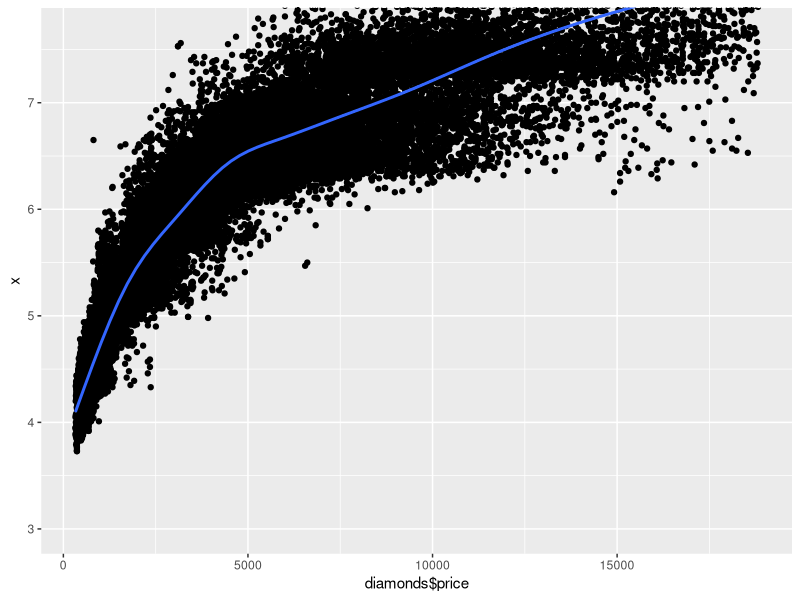
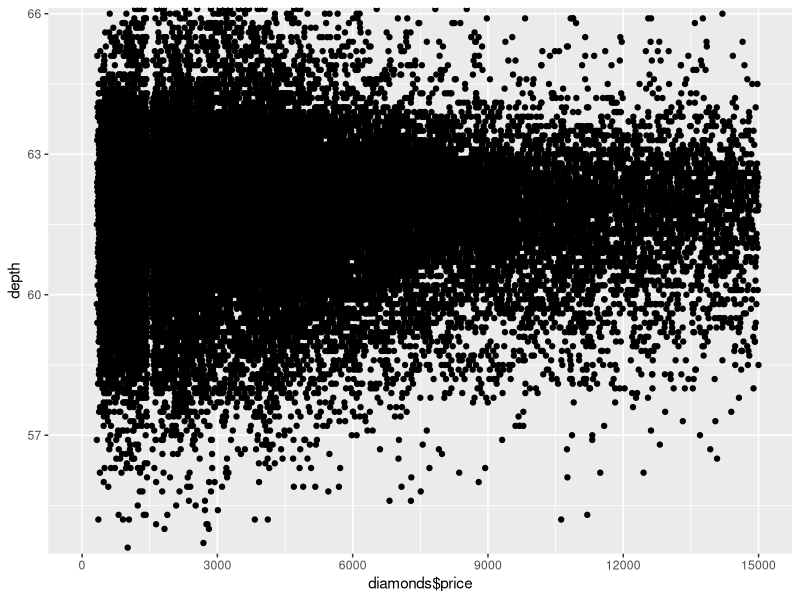
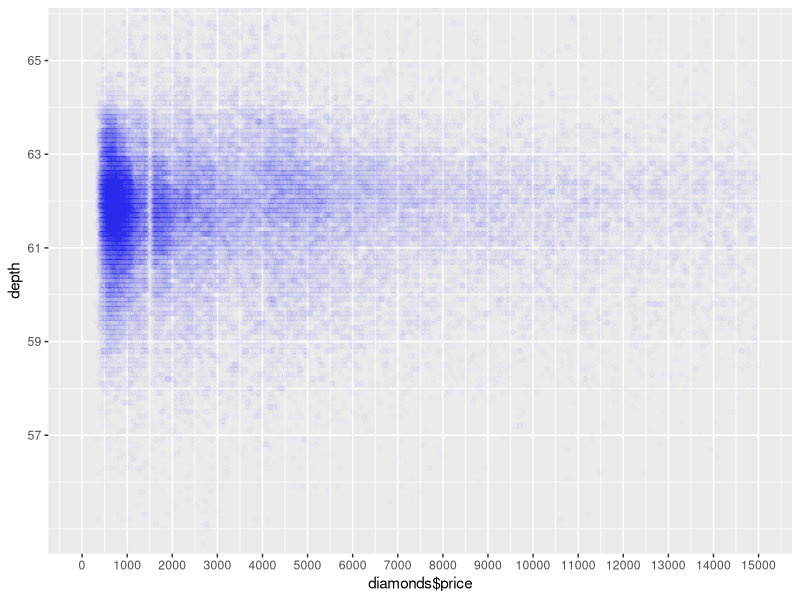
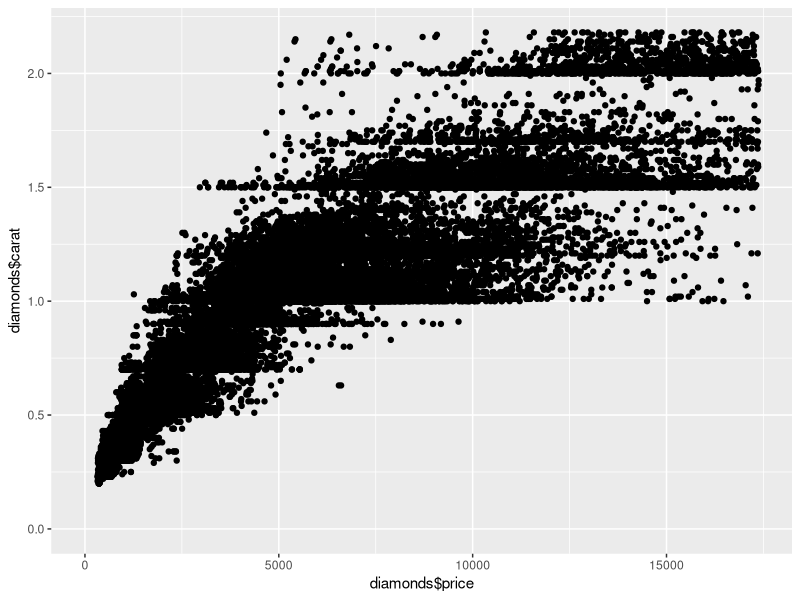
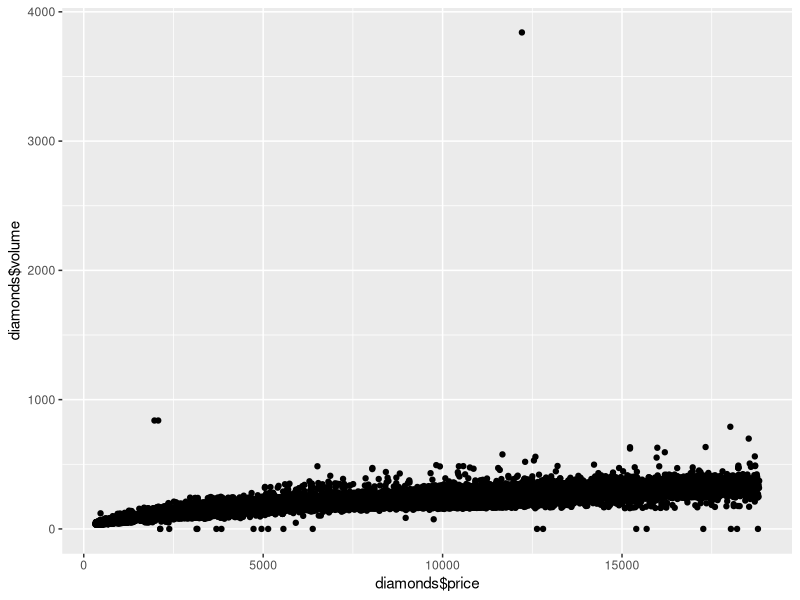
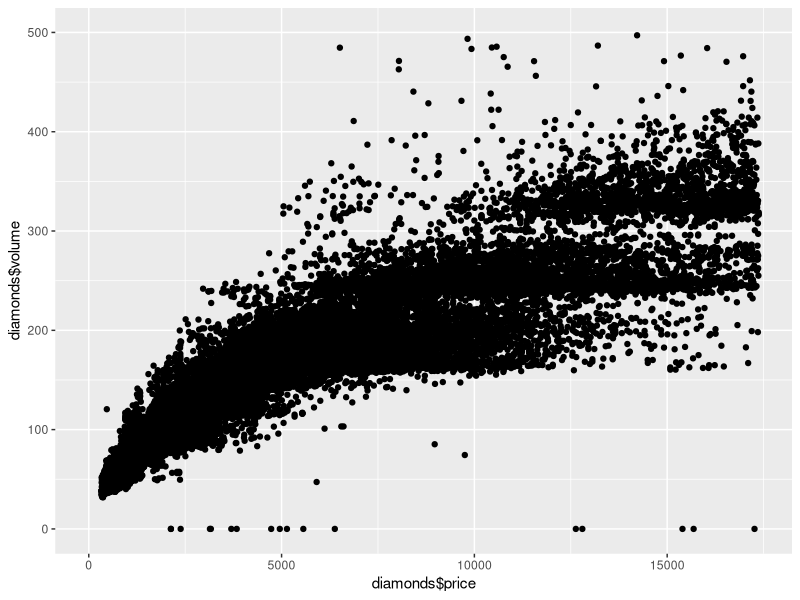

Write R code to recreate these figures, in order. (Note: this script raises an error after producing the figures.)
library(ggplot2)
library(plyr)
detach("package:plyr", unload=TRUE)
library(dplyr)
data(diamonds)

#Creating new volumnes varibale in diamonds
diamonds$volume = diamonds$x*diamonds$y*diamonds$z

ggplot(data= diamonds, aes(x= diamonds$price, y= x))+
  geom_point()+
  coord_cartesian(ylim= c(3,quantile(diamonds$x,0.95)))+
  geom_smooth()


#correlation x,y,z

cor.test(diamonds$price,diamonds$x)
cor.test(diamonds$price,diamonds$y)
cor.test(diamonds$price,diamonds$z)

#Diamond price vs depth
ggplot(data= diamonds, aes(x= diamonds$price, y= depth))+
  geom_point()+
  coord_cartesian(ylim= c(55,quantile(diamonds$depth,0.99)))+
  scale_x_continuous(breaks = seq(0,15000,3000), limits = c(0,15000))

#Diamond price vs depth at alpha = 1/100 or 0.01
ggplot(data= diamonds, aes(x= diamonds$price, y= depth))+
  geom_point(alpha = 0.01, color= 'blue')+
  coord_cartesian(ylim= c(55,quantile(diamonds$depth,0.99)))+
  scale_y_continuous(breaks = seq(57,67,2))+
  scale_x_continuous(breaks = seq(0,15000,1000), limits = c(0,15000))

#Correlation between depth and price
cor.test(diamonds$price,diamonds$depth)

#Diamond price vs carat
ggplot(data= diamonds, aes(x= diamonds$price, y= diamonds$carat))+
  geom_point()+
  scale_y_continuous(limits = c(0,quantile(diamonds$carat,0.99)))+
  scale_x_continuous(limits = c(0,quantile(diamonds$price,0.99)))

#Diamond price vs volume
ggplot(data= diamonds, aes(x= diamonds$price, y= diamonds$volume))+
  geom_point()

#Diamond price vs volume with limits
ggplot(data= diamonds, aes(x= diamonds$price, y= diamonds$volume))+
  geom_point()+
  scale_x_continuous(limits = c(0,quantile(diamonds$price,0.99)))+
  scale_y_continuous(limits = c(0,500))


#number of diamonds with 0 Volume
vol_0 <- subset(diamonds$volume,diamonds$volume == 0)
count(diamonds$volume == 0)

#correlation between volume(0,800) and price
vol_0_800<- subset(vol_0,vol_0 < 800)
cor.test(subset(diamonds$price,diamonds$volume>1&diamonds$volume<800),
         subset(diamonds$volume,diamonds$volume>1&diamonds$volume<800))

dia_0_800<-subset(diamonds,diamonds$volume>1&diamonds$volume<800)

#dataplot with the volume(0,800) and price
ggplot(data= dia_0_800,
       aes(x= dia_0_800$price, y= dia_0_800$volume))+
  geom_point()+
  geom_smooth(color='white')+
  coord_cartesian(ylim = c(0,400))

diamondsByClarity <- diamonds %>%
  group_by(clarity)%>%
  summarise(mean_price= mean(price), median_price = median(price),
            min_price = min(price),max_price = max(price), n = n())

head(diamondsByClarity,6)

#sample groups crated by quiz
diamonds_by_clarity <- group_by(diamonds, clarity)
diamonds_mp_by_clarity <- summarise(diamonds_by_clarity, mean_price = mean(price))

diamonds_by_color <- group_by(diamonds, color)
diamonds_mp_by_color <- summarise(diamonds_by_color, mean_price = mean(price))

head(diamonds_mp_by_clarity)
head(diamonds_mp_by_color)

p1= ggplot(data=diamonds_mp_by_clarity, aes(clarity,mean_price))+geom_bar(stat = 'identity')
p2= ggplot(data=diamonds_mp_by_color, aes(color,mean_price))+geom_bar(stat = 'identity')

grid.arrange(p1,p2,ncol=1)



